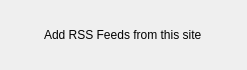
<?xml version="1.0" encoding="UTF-8"?>
<ui version="4.0">
 <class>RSSWidget</class>
 <widget class="QWidget" name="RSSWidget">
  <property name="geometry">
   <rect>
    <x>0</x>
    <y>0</y>
    <width>247</width>
    <height>70</height>
   </rect>
  </property>
  <layout class="QVBoxLayout" name="verticalLayout">
   <property name="margin">
    <number>0</number>
   </property>
   <item>
    <widget class="Frame" name="frame">
     <property name="frameShape">
      <enum>QFrame::NoFrame</enum>
     </property>
     <layout class="QVBoxLayout" name="verticalLayout_2">
      <property name="spacing">
       <number>0</number>
      </property>
      <item>
       <layout class="QHBoxLayout" name="horizontalLayout">
        <property name="spacing">
         <number>0</number>
        </property>
        <item alignment="Qt::AlignHCenter">
         <widget class="QLabel" name="label_2">
          <property name="sizePolicy">
           <sizepolicy hsizetype="Preferred" vsizetype="Fixed">
            <horstretch>0</horstretch>
            <verstretch>0</verstretch>
           </sizepolicy>
          </property>
          <property name="text">
           <string>Add RSS Feeds from this site</string>
          </property>
         </widget>
        </item>
       </layout>
      </item>
      <item>
       <layout class="QGridLayout" name="gridLayout">
        <property name="leftMargin">
         <number>10</number>
        </property>
        <property name="horizontalSpacing">
         <number>6</number>
        </property>
        <property name="verticalSpacing">
         <number>0</number>
        </property>
       </layout>
      </item>
     </layout>
    </widget>
   </item>
  </layout>
 </widget>
 <customwidgets>
  <customwidget>
   <class>Frame</class>
   <extends>QFrame</extends>
   <header>frame.h</header>
   <container>1</container>
  </customwidget>
 </customwidgets>
 <resources>
  <include location="../data/icons.qrc"/>
 </resources>
 <connections/>
</ui>
